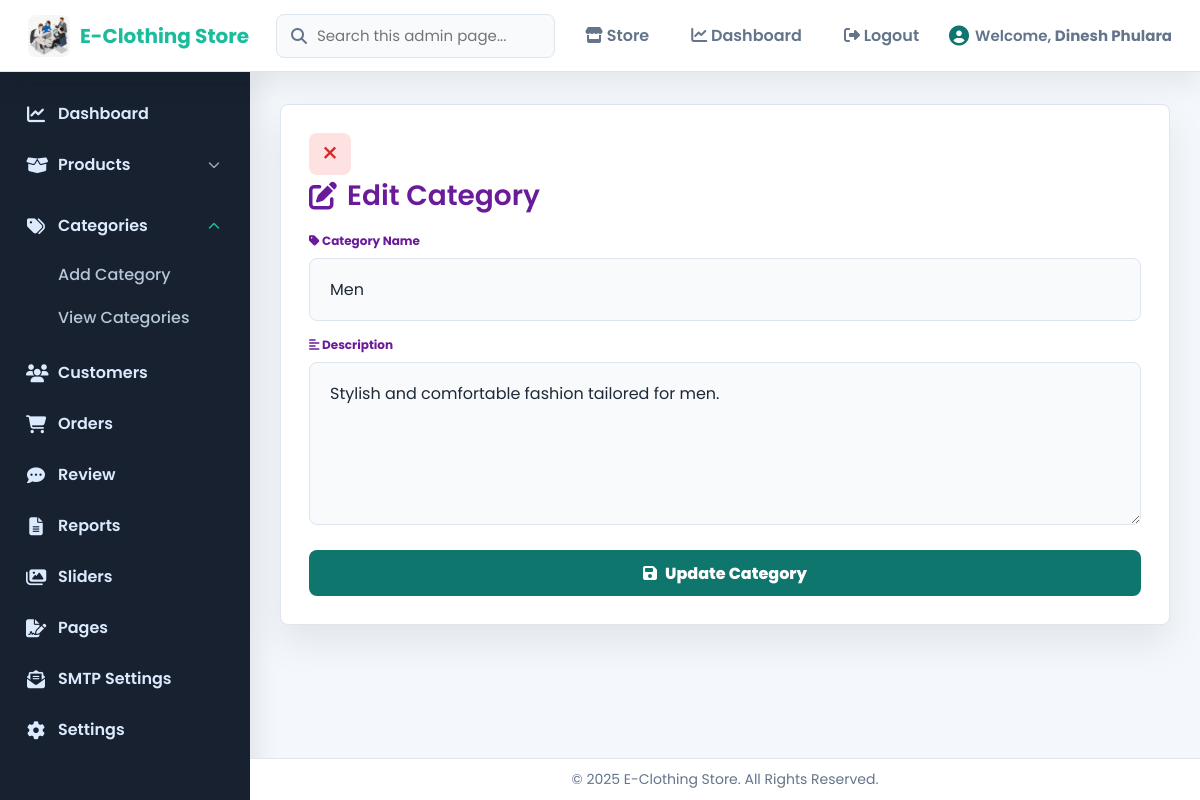
The page /category/edit_category.php?id=1 (signed in) on the database its author committed.
### tables this page shows
CREATE TABLE `store_settings` (
  `id` int NOT NULL AUTO_INCREMENT,
  `store_name` varchar(255) NOT NULL,
  `store_logo` varchar(255) DEFAULT NULL,
  `contact_number` varchar(50) DEFAULT NULL,
  `store_email` varchar(255) DEFAULT NULL,
  `store_address` varchar(255) DEFAULT NULL,
  `store_information` text,
  `established_date` varchar(50) DEFAULT NULL,
  `currency_code` varchar(10) NOT NULL DEFAULT 'NPR',
  `currency_symbol` varchar(20) NOT NULL DEFAULT 'Rs',
  PRIMARY KEY (`id`)
);

CREATE TABLE `category` (
  `id` int NOT NULL AUTO_INCREMENT,
  `name` varchar(100) DEFAULT NULL,
  `description` text,
  `created_at` datetime DEFAULT CURRENT_TIMESTAMP,
  `deleted_at` datetime DEFAULT NULL,
  PRIMARY KEY (`id`)
);

### includes/store.php (called while the page is built, shortened)
<?php
function ensure_store_settings_schema(mysqli $con): void
{
    mysqli_query($con, "
        CREATE TABLE IF NOT EXISTS store_settings (
            id INT NOT NULL AUTO_INCREMENT,
            store_name VARCHAR(255) NOT NULL DEFAULT 'E-Clothing Store',
            store_logo VARCHAR(255) DEFAULT NULL,
            contact_number VARCHAR(30) NOT NULL DEFAULT '+9779806478012',
            store_email VARCHAR(255) NOT NULL DEFAULT 'help@example.com',
            store_address TEXT,
            store_information TEXT,
            established_date DATE DEFAULT NULL,
            currency_code VARCHAR(10) NOT NULL DEFAULT 'NPR',
            currency_symbol VARCHAR(20) NOT NULL DEFAULT 'Rs',
            PRIMARY KEY (id)
        ) ENGINE=InnoDB DEFAULT CHARSET=utf8mb4 COLLATE=utf8mb4_general_ci
    ");
    $columns = [];
    $result = mysqli_query($con, "SHOW COLUMNS FROM store_settings");
    while ($result && $row = mysqli_fetch_assoc($result)) {
        $columns[] = $row['Field'];
    }
    $missing = [
        'store_name' => "ADD store_name varchar(255) NOT NULL DEFAULT 'E-Clothing Store' AFTER id",
        'store_logo' => "ADD store_logo varchar(255) DEFAULT NULL AFTER store_name",
        'contact_number' => "ADD contact_number varchar(30) NOT NULL DEFAULT '+9779806478012' AFTER store_logo",
        'store_email' => "ADD store_email varchar(255) NOT NULL DEFAULT 'help@example.com' AFTER contact_number",
        'store_address' => "ADD store_address text AFTER store_email",
        'store_information' => "ADD store_information text AFTER store_address",
        'established_date' => "ADD established_date date DEFAULT NULL AFTER store_information",
        'currency_code' => "ADD currency_code varchar(10) NOT NULL DEFAULT 'NPR' AFTER established_date",
        'currency_symbol' => "ADD currency_symbol varchar(20) NOT NULL DEFAULT 'Rs' AFTER currency_code",
    ];
    $countResult = mysqli_query($con, "SELECT COUNT(*) AS total FROM store_settings");
    $count = $countResult ? (int) (mysqli_fetch_assoc($countResult)['total'] ?? 0) : 0;
}
function get_store_settings(mysqli $con): array
{
    ensure_store_settings_schema($con);
    $result = mysqli_query($con, "SELECT * FROM store_settings ORDER BY id DESC LIMIT 1");
    $settings = $result ? (mysqli_fetch_assoc($result) ?: []) : [];
    return array_merge([
        'store_name' => 'E-Clothing Store',
        'store_logo' => null,
        'contact_number' => '+9779806478012',
        'store_email' => 'help@example.com',
        'store_address' => 'Dhangadhi, Kailali Nepal',
        'store_information' => 'Quality fashion, fast service, and reliable Cash on Delivery across Nepal.',
        'currency_code' => 'NPR',
        'currency_symbol' => 'Rs',
    ], $settings);
}

### category/edit_category.php (the view, shortened to what this page needs)
<?php
$con = require_admin(null, '../Admin/Adminlogin.php');
$id = (int) ($_GET['id'] ?? 0);
$stmt = mysqli_prepare($con, "SELECT * FROM category WHERE id = ? AND deleted_at IS NULL LIMIT 1");
mysqli_stmt_bind_param($stmt, 'i', $id);
mysqli_stmt_execute($stmt);
$query = mysqli_stmt_get_result($stmt);
$category = $query ? mysqli_fetch_assoc($query) : null;
include '../includes/header.php';
?>
<section class="edit-category-container">
    <form id="editCategoryForm" method="POST">
        <button type="button" class="close-btn" onclick="window.location.href='view_category.php'">&times;</button>
        <h2><i class="fas fa-edit"></i> Edit Category</h2>
        <div class="form-group" style="margin-top: 15px;">
            <input type="text" name="name" placeholder=" " value="<?= htmlspecialchars($category['name']) ?>" required>
            <label><i class="fas fa-tag"></i> Category Name</label>
        </div>
        <div class="form-group" style="margin-top: 15px;">
            <textarea name="description" placeholder=" " rows="5"><?= htmlspecialchars($category['description']) ?></textarea>
            <label><i class="fas fa-align-left"></i> Description</label>
        </div>
        <div class="button-group" style="margin-top: 25px;">
            <button type="submit" name="submit"><i class="fas fa-save"></i> Update Category</button>
        </div>
    </form>
</section>
<?php include '../includes/footer.php'; ?>

### includes/header.php (shortened to what this page needs)
<?php
require_once __DIR__ . '/store.php';
$con = require_admin(null, '../Admin/Adminlogin.php');
$adminName = $_SESSION['admin_name'] ?? $_SESSION['admin_email'];
$currentScript = strtolower(str_replace('\\', '/', $_SERVER['SCRIPT_NAME'] ?? ''));
if (!function_exists('admin_nav_active')) {
    function admin_nav_active($needles)
    {
        global $currentScript;
        foreach ((array) $needles as $needle) {
            if (str_contains($currentScript, strtolower($needle))) {
                return 'active';
            }
        }
        return '';
    }
}
$storeSettings = get_store_settings($con);
$storeName = $storeSettings['store_name'] ?? "E-Clothing Store";
$storeLogo = $storeSettings['store_logo'] ?? null;
?>
<!DOCTYPE html>
<html lang="en">
<head>
    <link rel="stylesheet" href="../assets/css/Admindashboard.css" />
    <link rel="stylesheet" href="../assets/css/add_product.css" />
    <link rel="stylesheet" href="../assets/css/view_product.css" />
    <link rel="stylesheet" href="../assets/css/edit_product.css" />
    <link rel="stylesheet" href="../assets/css/customers.css" />
    <link rel="stylesheet" href="../assets/css/admin-modern.css" />
    <link rel="stylesheet" href="https://cdnjs.cloudflare.com/ajax/libs/font-awesome/6.4.0/css/all.min.css" />
</head>
<body>
    <header class="topnav admin-topbar">
        <a class="logo admin-brand" href="../Admin/Admindashboard.php" aria-label="Admin dashboard">
            <?php if ($storeLogo): ?>
                <img src="../assets/images/<?= htmlspecialchars($storeLogo) ?>"
                    alt="<?= htmlspecialchars($storeName) ?> Logo"
                    class="admin-brand-logo">
            <?php else: ?>
                <i class="fas fa-tshirt"></i>
            <?php endif; ?>
            <span><?= htmlspecialchars($storeName) ?></span>
        </a>
        <div class="admin-search-shell">
            <i class="fas fa-search" aria-hidden="true"></i>
            <input type="search" id="adminGlobalSearch" placeholder="Search this admin page..." autocomplete="off" aria-label="Search this admin page">
        </div>
        <nav class="topnav-menu admin-actions" aria-label="Admin shortcuts">
            <a href="../index.php" class="nav-link"><i class="fas fa-store"></i> Store</a>
            <a href="../Admin/Admindashboard.php" class="nav-link <?= admin_nav_active('/admin/admindashboard.php') ?>"><i class="fas fa-chart-line"></i> Dashboard</a>
            <a href="../Admin/Logout.php" class="nav-link logout-link"><i class="fas fa-sign-out-alt"></i> Logout</a>
        </nav>
        <div class="welcome-msg">
            <i class="fas fa-user-circle"></i>
            <span>Welcome, <strong><?php echo htmlspecialchars($adminName); ?></strong></span>
        </div>
    </header>
    <aside class="sidebar">
        <ul class="sidebar-menu">
            <li><a href="../Admin/Admindashboard.php" class="sidebar-link <?= admin_nav_active('/admin/admindashboard.php') ?>"><i class="fas fa-chart-line"></i>
                    Dashboard</a></li>
            <li class="dropdown <?= admin_nav_active('/product/') ? 'open' : '' ?>">
                <a href="#" class="sidebar-link dropdown-toggle">
                    <i class="fas fa-box-open"></i> Products <i class="fas fa-chevron-down"></i>
                </a>
            </li>
            <li class="dropdown <?= admin_nav_active('/category/') ? 'open' : '' ?>">
                <a href="#" class="sidebar-link dropdown-toggle">
                    <i class="fas fa-tags"></i> Categories <i class="fas fa-chevron-down"></i>
                </a>
                <ul class="dropdown-menu">
                    <li><a href="../category/add_category.php" class="sidebar-sublink <?= admin_nav_active('/category/add_category.php') ?>">Add Category</a></li>
                    <li><a href="../category/view_category.php" class="sidebar-sublink <?= admin_nav_active('/category/view_category.php') ?>">View Categories</a></li>
                </ul>
            </li>
            <li><a href="../Admin/customers.php" class="sidebar-link <?= admin_nav_active('/admin/customers.php') ?>"><i class="fas fa-users"></i> Customers</a></li>
            <li><a href="../Admin/Adminorders.php" class="sidebar-link <?= admin_nav_active('/admin/adminorders.php') ?>"><i class="fas fa-shopping-cart"></i> Orders</a>
            </li>
            <li><a href="../Admin/product_rating_review.php" class="sidebar-link <?= admin_nav_active('/admin/product_rating_review.php') ?>"><i class="fas fa-comment-dots"></i>
                    Review</a></li>
            <li><a href="../Admin/report.php" class="sidebar-link <?= admin_nav_active('/admin/report.php') ?>"><i class="fas fa-file-alt"></i> Reports</a></li>
            <li><a href="../Admin/sliders.php" class="sidebar-link <?= admin_nav_active('/admin/sliders.php') ?>"><i class="fas fa-images"></i> Sliders</a></li>
            <li><a href="../Admin/pages.php" class="sidebar-link <?= admin_nav_active('/admin/pages.php') ?>"><i class="fas fa-file-signature"></i> Pages</a></li>
            <li><a href="../Admin/smtp_settings.php" class="sidebar-link <?= admin_nav_active('/admin/smtp_settings.php') ?>"><i class="fas fa-envelope-open-text"></i> SMTP Settings</a></li>
            <li><a href="../Admin/setting.php" class="sidebar-link <?= admin_nav_active('/admin/setting.php') ?>"><i class="fas fa-cog"></i> Settings</a></li>
        </ul>
    </aside>
    <main class="main-content">

### assets/css/Admindashboard.css (style rules this page uses)
* { margin: 0; padding: 0; box-sizing: border-box; font-family: 'Segoe UI', Tahoma, Geneva, Verdana, sans-serif; }
body { display: flex; min-height: 100vh; background: #f9fbfc; }
.topnav { position: fixed; top: 0; left: 0; right: 0; height: 60px; background: #2d3a4a; color: #f1f3f5; display: flex; align-items: center; justify-content: space-between; padding: 0 25px; z-index: 1000; box-shadow: 0 2px 6px rgba(0,0,0,0.1); }
.topnav .logo { font-size: 20px; font-weight: 700; display: flex; align-items: center; gap: 10px; color: #1abc9c; }
.topnav nav.topnav-menu { display: flex; gap: 18px; }
.topnav nav.topnav-menu a { color: #cfd8dc; text-decoration: none; font-weight: 600; padding: 6px 12px; border-radius: 4px; transition: background 0.15s ease, color 0.15s ease; white-space: nowrap; }
.topnav .welcome-msg { font-weight: 600; font-size: 15px; display: flex; align-items: center; gap: 6px; color: #bdc3c7; }
.topnav .welcome-msg i { font-size: 20px; color: #1abc9c; }
.sidebar { position: fixed; top: 60px; left: 0; width: 220px; height: calc(100vh - 60px); background: #273746; color: #ecf0f1; padding-top: 20px; overflow-y: auto; box-shadow: inset -3px 0 5px rgba(0,0,0,0.1); }
.sidebar-menu { list-style: none; }
.sidebar-menu li { position: relative; }
.sidebar-link { display: flex; align-items: center; padding: 12px 20px; color: #ecf0f1; text-decoration: none; font-weight: 600; cursor: pointer; border-left: 4px solid transparent; transition: background 0.15s ease, border-left-color 0.15s ease, color 0.15s ease; user-select: none; }
.sidebar-link i { margin-right: 14px; font-size: 18px; }
.dropdown-toggle .fas.fa-chevron-down { margin-left: auto; transition: transform 0.2s ease; font-size: 12px; color: #95a5a6; }
.sidebar-menu .dropdown.open > .dropdown-toggle .fas.fa-chevron-down { transform: rotate(180deg); color: #1abc9c; }
.dropdown-menu { list-style: none; max-height: 0; overflow: hidden; transition: max-height 0.25s ease; background: #34495e; }
.dropdown.open > .dropdown-menu { max-height: 300px; }
.dropdown-menu li a { display: block; padding: 9px 40px; color: #b0bec5; text-decoration: none; font-weight: 500; transition: background 0.15s ease, color 0.15s ease; }
.main-content { margin-left: 220px; padding: 90px 40px 40px 40px; flex-grow: 1; background: #f9fbfc; min-height: calc(100vh - 60px); }

### assets/css/add_product.css (style rules this page uses)
* { margin: 0; padding: 0; box-sizing: border-box; font-family: "Poppins", sans-serif; }
body { background: linear-gradient(135deg, #e3f2fd, #f3e5f5); display: flex; justify-content: center; align-items: flex-start; min-height: 100vh; padding: 50px 20px; overflow-x: hidden; overflow-y: auto; }
h2 { color: #6a1b9a; font-size: 28px; font-weight: 600; margin-bottom: 10px; display: flex; align-items: center; gap: 10px; }
.form-group { position: relative; margin-bottom: 20px; }
.form-group input, .form-group textarea, .form-group select { width: 100%; padding: 18px 20px; border: 2px solid #d1c4e9; border-radius: 12px; font-size: 16px; background: #fafafa; color: #333; transition: border-color 0.3s ease, background-color 0.3s ease; resize: vertical; appearance: none; outline: none; }
.form-group textarea { min-height: 120px; }
.form-group label { position: absolute; top: 18px; left: 20px; font-size: 14px; color: #777; background: #fff; padding: 0 6px; transition: 0.3s ease; pointer-events: none; }
.form-group input:focus + label, .form-group input:not(:placeholder-shown) + label, .form-group textarea:focus + label, .form-group textarea:not(:placeholder-shown) + label, .form-group select:focus + label, .form-group select:valid + label { top: -10px; font-size: 12px; color: #6a1b9a; }
.button-group { display: flex; justify-content: space-between; margin-top: 10px; gap: 20px; }
.button-group button { flex: 1; padding: 16px; border-radius: 30px; font-weight: 600; font-size: 16px; cursor: pointer; display: flex; align-items: center; justify-content: center; gap: 10px; border: none; transition: background-color 0.3s ease, transform 0.2s ease; }
.button-group button[type="submit"] { background-color: #6a1b9a; color: white; }
.close-btn { position: absolute; top: 20px; right: 30px; font-size: 28px; color: #aaa; cursor: pointer; background: none; border: none; transition: 0.3s ease; line-height: 1; padding: 0; }

### assets/css/view_product.css (style rules this page uses)
* { margin: 0; padding: 0; box-sizing: border-box; }
body { font-family: 'Segoe UI', sans-serif; background-color: #f4f6f9; color: #333; }

### assets/css/customers.css (style rules this page uses)
* { margin: 0; padding: 0; box-sizing: border-box; }

### rows shown on the page
store_settings: store_logo (picture), store_name "E-Clothing Store"
category: name "Men", description "Stylish and comfortable fashion tailored for men."

### other values the page prints
$adminName "Dinesh Phulara"
